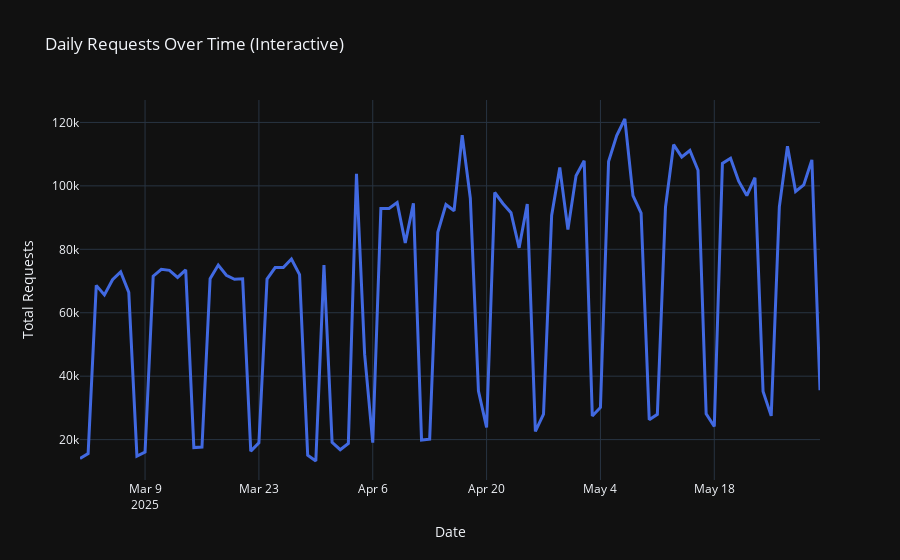
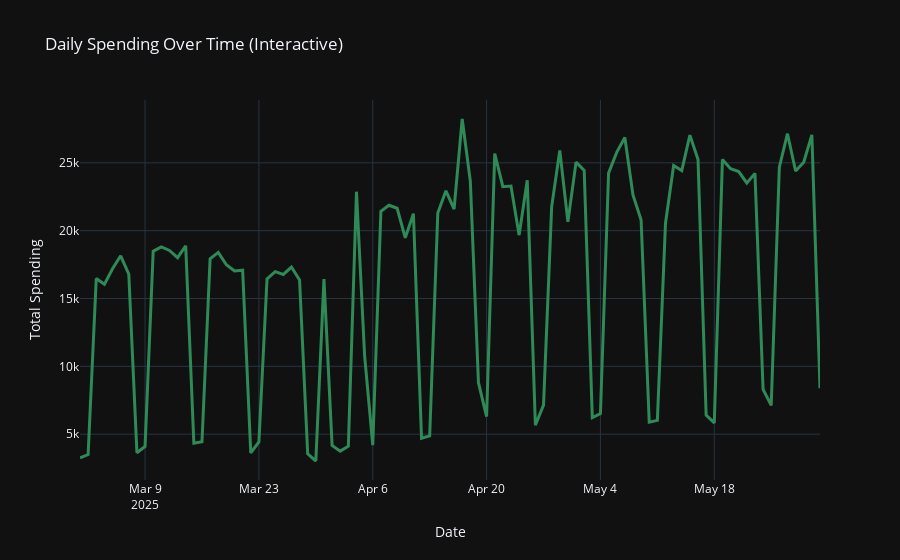

The cell these charts' notebook holds for them, in order:
### Markdown cell above
### Aggregate data at daily, weekly, or monthly levels to analyze trends over time and provide different perspectives

To better understand user engagement dynamics, the dataset was analyzed at multiple time aggregations: daily and weekly. Considering that the dataset covers only 3 months (March-May) monthly aggregation has been proved unnecessary due to the lack of analytical value.

### Code cell
daily_summary = df.groupby('day_id')[['requests_cnt', 'spent_amount']].sum().reset_index()

fig = px.line(daily_summary,
              x='day_id',
              y='requests_cnt',
              title='Daily Requests Over Time (Interactive)',
              labels={'day_id': 'Date', 'requests_cnt': 'Total Requests'})
fig.update_traces(line=dict(color='royalblue', width=3))
fig.show()

fig = px.line(daily_summary,
              x='day_id',
              y='spent_amount',
              title='Daily Spending Over Time (Interactive)',
              labels={'day_id': 'Date', 'spent_amount': 'Total Spending'})
fig.update_traces(line=dict(color='seagreen', width=3))
fig.show()
